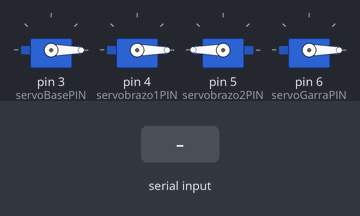
A sketch run on a simulated Arduino Uno, built with avr-gcc and run on an emulated ATmega328P. Shown: 4 × servo. The inputs (shaded band) are chosen by the test bench.

Above: at 1.2 s.
1.3 s: "C\n" received over Serial
At 2.0 s:
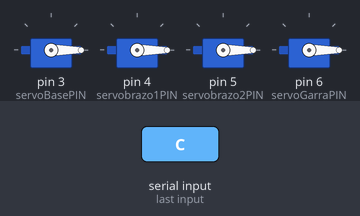
Timing chart, 0 to 4.3 s (numbered marks = the images above; inputs shaded):
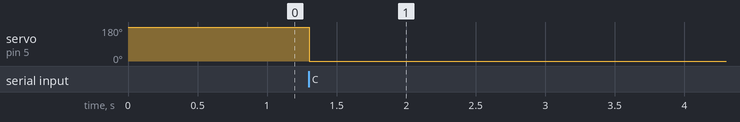

Measured:
- after the input at 1.3 s, servo on pin 5 (servobrazo2PIN): 180° → 0° at once

The sketch:

controlServomotor.ino
```cpp
#include <Servo.h>

Servo servoBase;
const int servoBasePIN = 3;

Servo servobrazo1;
const int servobrazo1PIN = 4;

Servo servobrazo2;
const int servobrazo2PIN = 5;

Servo servoGarra;
const int servoGarraPIN = 6;

char caracter;
String datos;
uint8_t servoBaseAngulo, servobrazo1Angulo, servobrazo2Angulo = 180, servoGarraAngulo;
int8_t indiceA, indiceB, indiceC, indiceD;

void setup() {
  Serial.begin(9600);
  servoBase.attach(servoBasePIN);
  servobrazo1.attach(servobrazo1PIN);
  servobrazo2.attach(servobrazo2PIN);
  servoGarra.attach(servoGarraPIN);
}

void loop() {
  obtener_datos_serial();

  if (caracter == '\n') {
    obtener_Angulos();
    caracter = 0;
    datos = "";
  }

  servoBase.write(servoBaseAngulo);
  servobrazo1.write(servobrazo1Angulo);
  servobrazo2.write(servobrazo2Angulo);
  servoGarra.write(servoGarraAngulo);
}

void obtener_datos_serial() {
  while (Serial.available() > 0) {
    caracter = Serial.read();
    if (caracter == '\n') break;
    else datos += caracter;
  }
}

void obtener_Angulos() {
  String str_servoBase, str_servobrazo1, str_servobrazo2, str_servoGarra;

  indiceA = datos.indexOf("A");
  indiceB = datos.indexOf("B");
  indiceC = datos.indexOf("C");
  indiceD = datos.indexOf("D");

  if (indiceA > -1) {
    str_servoBase = datos.substring(0, indiceA);
    servoBaseAngulo = str_servoBase.toInt();
  }
  if (indiceB > -1) {
    str_servobrazo1 = datos.substring(0, indiceB);
    servobrazo1Angulo = str_servobrazo1.toInt();
  }
  if (indiceC > -1) {
    str_servobrazo2 = datos.substring(0, indiceC);
    servobrazo2Angulo = str_servobrazo2.toInt();
  }
  if (indiceD > -1) {
    str_servoGarra = datos.substring(0, indiceD);
    servoGarraAngulo = str_servoGarra.toInt();
  }
}
```
